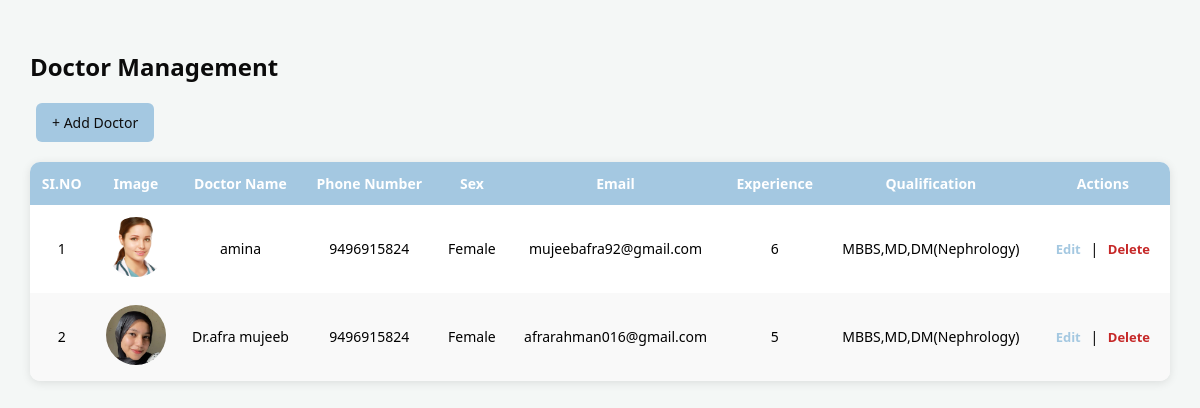
Screenshot of /AddandManageDoctors with the database file from the repository.
### RenalGuideApp/models.py (models this page shows)
class DoctorTable(models.Model):
    name=models.CharField(max_length=30,null=True,blank=True)
    age=models.IntegerField(null=True,blank=True)
    phonenumber=models.BigIntegerField(null=True,blank=True)
    sex=models.CharField(max_length=30,null=True,blank=True)
    email=models.CharField(null=True,blank=True)
    image=models.FileField()
    qualification=models.CharField(max_length=30,null=True,blank=True)
    experience=models.IntegerField(null=True,blank=True)
    LOGINID=models.ForeignKey(LoginTable,on_delete=models.CASCADE, null=True,blank=True)

### RenalGuideApp/views.py (the view)
# urls.py: path('AddandManageDoctors', AddandManageDoctors.as_view(), name="AddandManageDoctors"),
class AddandManageDoctors(View):
    def get(self, request):
        c=DoctorTable.objects.all()
        return render(request, 'administration/AddandManageDoctors.html',{'doctor':c})

### templates/administration/AddandManageDoctors.html (shortened to what this page needs)
<!DOCTYPE html>
<html lang="en">
<head>
</head>
<body>
    <h2>Doctor Management</h2>
    <a href="/AddDoctor" class="add-btn">+ Add Doctor</a>
    <table>
        <thead>
            <tr>
                <th>SI.NO</th>
                <th>Image</th>
                <th>Doctor Name</th>
                <th>Phone Number</th>
                <th>Sex</th>
                <th>Email</th>
                <th>Experience</th>
                <th>Qualification</th>
                <th>Actions</th>
            </tr>
        </thead>
        <tbody>
        {% for i in doctor %}
            <tr>
                <td>{{ forloop.counter }}</td>
                <td>
                    <img src="{{ i.image.url }}" alt="Doctor Image" height="60" width="60">
                </td>
                <td>{{ i.name }}</td>
                <td>{{ i.phonenumber }}</td>
                <td>{{ i.sex }}</td>
                <td>{{ i.email }}</td>
                <td>{{ i.experience }}</td>
                <td>{{ i.qualification }}</td>
                <td>
                    <a href="/EditDoctor/{{i.id}}" class="edit">Edit</a> |
                    <a href="/DeleteDoctor/{{i.LOGINID.id}}"
                       class="delete"
                       onclick="return confirm('Are you sure you want to delete?')">
                       Delete
                    </a>
                </td>
            </tr>
        {% endfor %}
        </tbody>
    </table>
</body>
</html>

### templates/administration/AddandManageDoctors.html (style rules this page uses)
body { font-family:'Segoe UI', Tahoma, Geneva, Verdana, sans-serif; background:#f4f7f6; margin:0; padding:30px; }
h2 { color:#0b0b0b; margin-bottom:20px; }
.add-btn { display:inline-block; background:#A4C8E1; color:rgb(14, 13, 13); padding:10px 16px; border-radius:6px; text-decoration:none; font-size:14px; margin-bottom:20px; }
table { width:100%; border-collapse:collapse; background:white; box-shadow:0 2px 10px rgba(0,0,0,0.1); border-radius:10px; overflow:hidden; }
thead { background:#A4C8E1; color:white; }
th, td { padding:12px 10px; text-align:center; font-size:14px; }
tr:nth-child(even) { background:#f9f9f9; }
img { border-radius:50%; object-fit:cover; }
a { text-decoration:none; font-size:13px; margin:0 6px; }
.edit { color:#A4C8E1; font-weight:600; }
.delete { color:#c62828; font-weight:600; }

### rows the page displays
DoctorTable: image (picture), name "amina", phonenumber "9496915824", sex "Female", email "mujeebafra92@gmail.com", experience "6", qualification "MBBS,MD,DM(Nephrology)"
DoctorTable: image (picture), name "Dr.afra mujeeb", phonenumber "9496915824", sex "Female", email "afrarahman016@gmail.com", experience "5", qualification "MBBS,MD,DM(Nephrology)"
